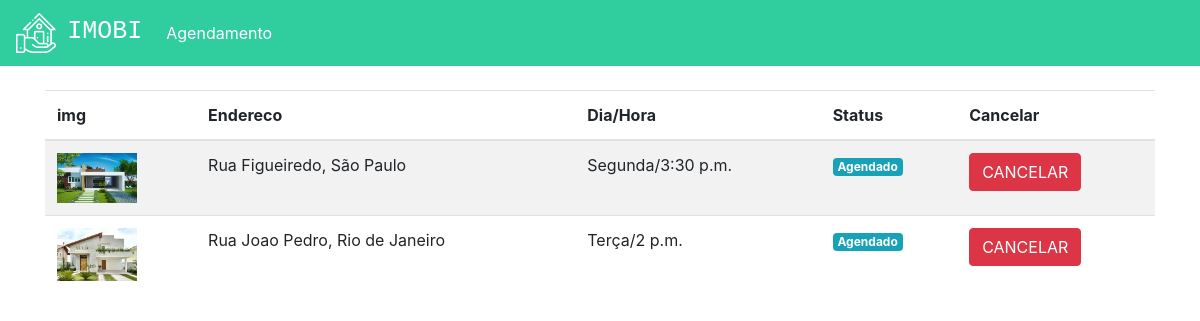
The app's page /agendamentos (signed in) with its own data.
### home/models.py (models this page shows, shortened)
class Visitas(models.Model):
    choices = (('S', 'Segunda'),
               ('T', 'Terça'),
               ('Q', 'Quarta'),
               ('QI', 'Quinta'),
               ('SE', 'Sexta'),
               ('SA', 'Sabado'),
               ('D', 'Domingo'))
    choices_status = (('A', 'Agendado'),
                      ('F', 'Finalizado'),
                      ('C', 'Cancelado'))
    imovel = models.ForeignKey(Imovei, on_delete=models.DO_NOTHING)
    usuario = models.ForeignKey(User, on_delete=models.DO_NOTHING)
    dia = models.CharField(max_length=20)
    horario = models.TimeField()
    status = models.CharField(
        max_length=1, choices=choices_status, default="A")

class Imovei(models.Model):
    choices = (('V', 'Venda'),
               ('A', 'Aluguel'))
    choices_imovel = (('A', 'Apartamento'),
                      ('C', 'Casa'))
    imagens = models.ManyToManyField(Imagem)
    valor = models.FloatField()
    quartos = models.IntegerField()
    tamanho = models.FloatField()
    cidade = models.ForeignKey(Cidade, on_delete=models.DO_NOTHING)
    rua = models.CharField(max_length=50)
    tipo = models.CharField(max_length=1, choices=choices)
    tipo_imovel = models.CharField(max_length=1, choices=choices_imovel)
    numero = models.IntegerField()
    descricao = models.TextField()
    dias_visita = models.ManyToManyField(DiasVisita)
    horarios = models.ManyToManyField(Horario)

class Imagem(models.Model):
    img = models.ImageField(upload_to='img')
    def __str__(self) -> str:
        return self.img.url

class Cidade(models.Model):
    nome = models.CharField(max_length=30)
    def __str__(self) -> str:
        return self.nome

### home/views.py (the view)
# urls.py: path('agendamentos', views.agendamentos, name="agendamentos"),
def agendamentos(request):
    visitas = Visitas.objects.filter(usuario=request.user)
    return render(request, "agendamentos.html", {'visitas': visitas})

### home/templates/agendamentos.html (shortened to what this page needs)
{% extends 'base.html' %}
{% load static %}
{% block 'head' %}
<link rel="stylesheet" href="{% static 'home/css/home.css' %}">
{% endblock  %}
{% block 'body' %}
    <div class="container">
        <br>
        <table class="table table-striped">
        <thead>
            <tr>
                <th scope="col">img</th>
                <th scope="col">Endereco</th>
                <th scope="col">Dia/Hora</th>
                <th scope="col">Status</th>
                <th scope="col">Cancelar</th>
            </tr>
        </thead>
        <tbody>
            {% for visita in visitas %}
                <tr>
                    <th><img width="80" src="{{visita.imovel.imagens.all.0}}"></th>
                    <td>{{visita.imovel.rua}}, {{visita.imovel.cidade}}</td>
                    <td>{{visita.dia}}/{{visita.horario}}</td>
                    <td>
                        {% if visita.status == "A" %}
                            <span class="badge badge-info">Agendado</span>
                        {% endif %}
                    </td>
                    <td>
                        {% if visita.status == "A" %}
                            <a href="{% url 'cancelar_agendamento' visita.id %}" class="btn btn-danger">CANCELAR</a>
                        {% else %}
                            <a href="" class="btn btn-danger disabled">CANCELAR</a>
                        {% endif %}
                    </td>
                </tr>
            {% endfor %}
        </tbody>
    </table>
    </div>
{% endblock  %}

### records on screen
Visitas: imovel.imagens.all.0 (picture), imovel.rua "Rua Figueiredo", imovel.cidade "São Paulo", dia "Segunda", horario "3:30 p.m.", status "Agendado"
Visitas: imovel.imagens.all.0 (picture), imovel.rua "Rua Joao Pedro", imovel.cidade "Rio de Janeiro", dia "Terça", horario "2 p.m.", status "Agendado"
